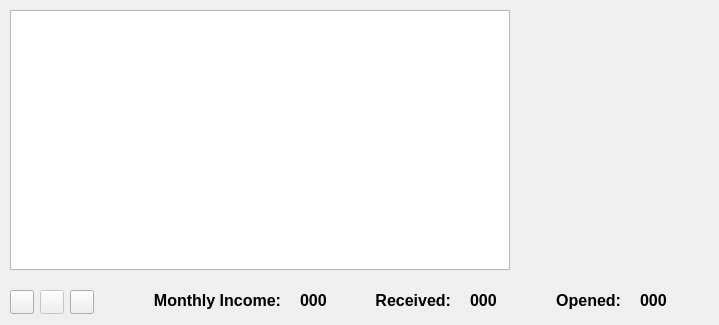
      <widget class="QWidget" name="incomes">
       <attribute name="title">
        <string>Incomes</string>
       </attribute>
       <widget class="QTableView" name="tableView_Incomes">
        <property name="geometry">
         <rect>
          <x>10</x>
          <y>10</y>
          <width>500</width>
          <height>260</height>
         </rect>
        </property>
       </widget>
       <widget class="QPushButton" name="pushButton_AddIncome">
        <property name="geometry">
         <rect>
          <x>10</x>
          <y>290</y>
          <width>24</width>
          <height>24</height>
         </rect>
        </property>
        <property name="text">
         <string/>
        </property>
        <property name="icon">
         <iconset>
          <normalon>../../Custom_Icons/AddRow.png</normalon>
         </iconset>
        </property>
        <property name="iconSize">
         <size>
          <width>32</width>
          <height>32</height>
         </size>
        </property>
       </widget>
       <widget class="QPushButton" name="pushButton_DeleteIncome">
        <property name="enabled">
         <bool>false</bool>
        </property>
        <property name="geometry">
         <rect>
          <x>40</x>
          <y>290</y>
          <width>24</width>
          <height>24</height>
         </rect>
        </property>
        <property name="text">
         <string/>
        </property>
        <property name="icon">
         <iconset>
          <normaloff>../../Custom_Icons/DeleteRow.png</normaloff>../../Custom_Icons/DeleteRow.png</iconset>
        </property>
        <property name="iconSize">
         <size>
          <width>32</width>
          <height>32</height>
         </size>
        </property>
       </widget>
       <widget class="QLabel" name="label_Income_Total_Amount">
        <property name="geometry">
         <rect>
          <x>300</x>
          <y>285</y>
          <width>70</width>
          <height>31</height>
         </rect>
        </property>
        <property name="font">
         <font>
          <pointsize>12</pointsize>
          <bold>true</bold>
         </font>
        </property>
        <property name="text">
         <string>000</string>
        </property>
       </widget>
       <widget class="QLabel" name="label_Income_Total">
        <property name="geometry">
         <rect>
          <x>100</x>
          <y>285</y>
          <width>181</width>
          <height>31</height>
         </rect>
        </property>
        <property name="font">
         <font>
          <pointsize>12</pointsize>
          <bold>true</bold>
         </font>
        </property>
        <property name="text">
         <string>Monthly Income:</string>
        </property>
        <property name="alignment">
         <set>Qt::AlignRight|Qt::AlignTrailing|Qt::AlignVCenter</set>
        </property>
       </widget>
       <widget class="QLabel" name="label_Income_Received">
        <property name="geometry">
         <rect>
          <x>350</x>
          <y>285</y>
          <width>101</width>
          <height>31</height>
         </rect>
        </property>
        <property name="font">
         <font>
          <pointsize>12</pointsize>
          <bold>true</bold>
         </font>
        </property>
        <property name="text">
         <string>Received:</string>
        </property>
        <property name="alignment">
         <set>Qt::AlignRight|Qt::AlignTrailing|Qt::AlignVCenter</set>
        </property>
       </widget>
       <widget class="QLabel" name="label_Income_Received_Amount">
        <property name="geometry">
         <rect>
          <x>470</x>
          <y>285</y>
          <width>70</width>
          <height>31</height>
         </rect>
        </property>
        <property name="font">
         <font>
          <pointsize>12</pointsize>
          <bold>true</bold>
         </font>
        </property>
        <property name="text">
         <string>000</string>
        </property>
       </widget>
       <widget class="QLabel" name="label_Income_Opened">
        <property name="geometry">
         <rect>
          <x>520</x>
          <y>285</y>
          <width>101</width>
          <height>31</height>
         </rect>
        </property>
        <property name="font">
         <font>
          <pointsize>12</pointsize>
          <bold>true</bold>
         </font>
        </property>
        <property name="text">
         <string>Opened:</string>
        </property>
        <property name="alignment">
         <set>Qt::AlignRight|Qt::AlignTrailing|Qt::AlignVCenter</set>
        </property>
       </widget>
       <widget class="QLabel" name="label_Income_Opened_Amount">
        <property name="geometry">
         <rect>
          <x>640</x>
          <y>285</y>
          <width>70</width>
          <height>31</height>
         </rect>
        </property>
        <property name="font">
         <font>
          <pointsize>12</pointsize>
          <bold>true</bold>
         </font>
        </property>
        <property name="text">
         <string>000</string>
        </property>
       </widget>
       <widget class="QPushButton" name="pushButton_TransferIncome">
        <property name="geometry">
         <rect>
          <x>70</x>
          <y>290</y>
          <width>24</width>
          <height>24</height>
         </rect>
        </property>
        <property name="text">
         <string/>
        </property>
        <property name="icon">
         <iconset>
          <normalon>../../Custom_Icons/MoveToNextMonth.png</normalon>
         </iconset>
        </property>
        <property name="iconSize">
         <size>
          <width>32</width>
          <height>32</height>
         </size>
        </property>
       </widget>
      </widget>
